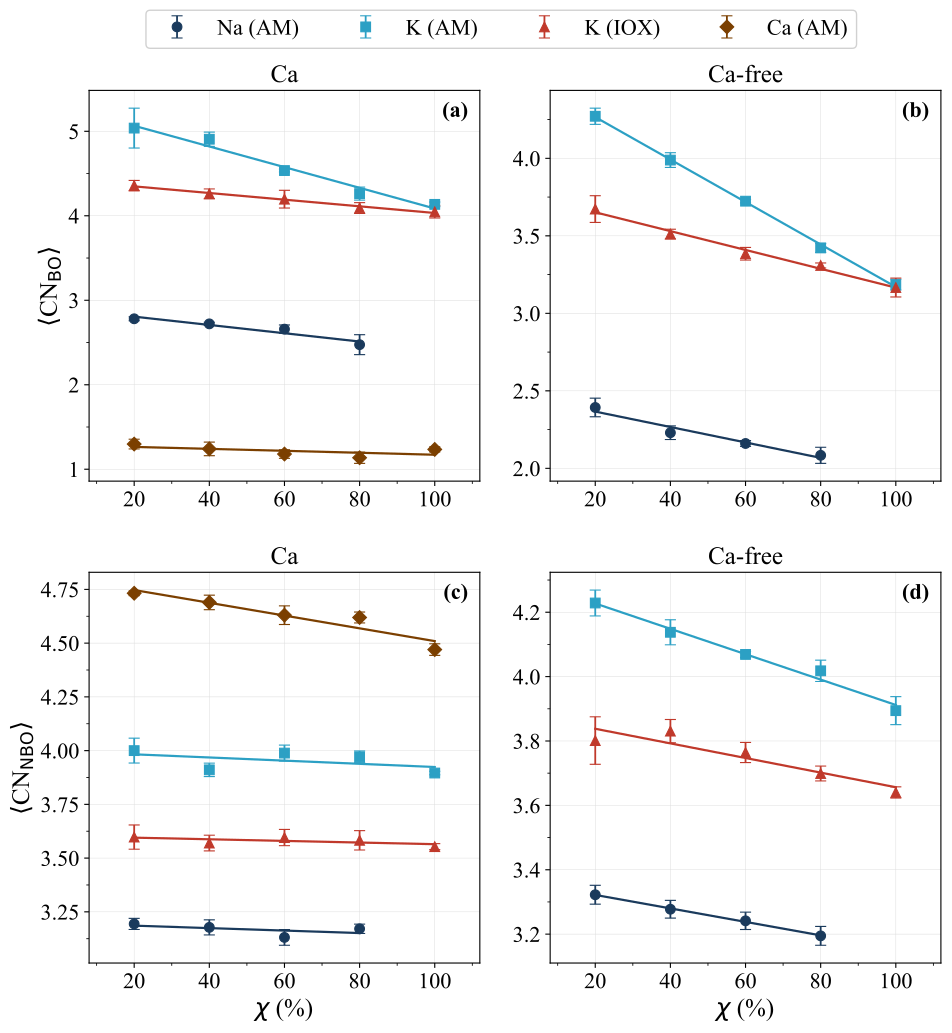

Reproduce this figure in Python.
"""
fig_bo_nbo_av_vs_chi.py
<CN_BO> y <CN_NBO> vs chi promediados sobre las 3 replicas, con barra de error entre replicas.

Para cada chi, serie y replica (r=1,2,3) se calcula la media de CN_BO (o CN_NBO) sobre todos los
cationes de esa replica. Punto = media de las 3 medias; barra de error = desviacion estandar
muestral (n-1) entre replicas. Linea = ajuste lineal sobre las medias.

Una sola figura 2x2: filas = CN_BO | CN_NBO, columnas = 10CaO | Ca-free. Paneles 2:1.

Clasificacion de oxigenos (r_cut Si-O = 2.0 A): BO = 2 vecinos Si, NBO = 1 vecino Si.
Radios de corte: Na-O 3.21, K-O 3.77 (AM) / 3.49 (IEX1), Ca-O 3.20 A.
Atom types: Si=1, O=2, Ca=3, Na=4, K=5
"""

import numpy as np
import matplotlib.pyplot as plt
import matplotlib.ticker as ticker
from pathlib import Path
from scipy.spatial import cKDTree

HERE = Path(__file__).parent
BASE = HERE.parent.parent

CAO_AM_DIR    = BASE / "75SiO2_15-xNa2O_xK2O_10CaO" / "STAGE1_MELTQUENCH" / "data" / "asmelted_723K"
CAO_IEX1_DIR  = BASE / "75SiO2_15-xNa2O_xK2O_10CaO" / "STAGE3_IEX_PROTO1" / "data" / "iox1_723K"
NOCA_AM_DIR   = BASE / "75SiO2_25-xNa2O_xK2O"        / "STAGE1_MELTQUENCH" / "data" / "asmelted_723K"
NOCA_IEX1_DIR = BASE / "75SiO2_25-xNa2O_xK2O"        / "STAGE3_IEX_PROTO1" / "data" / "iox1_723K"

RCUT_SIO = 2.00
RCUT_NA  = 3.21
RCUT_K   = 3.77
RCUT_IEX = (RCUT_NA + RCUT_K) / 2.0
RCUT_CA  = 3.20
TYPE_SI, TYPE_O, TYPE_CA, TYPE_NA, TYPE_K = 1, 2, 3, 4, 5
REPLICAS = (1, 2, 3)

XX_CONFIG = {
    20:  (3,  3,  3,  5,  5,  5),
    40:  (6,  6,  6,  10, 10, 10),
    60:  (9,  9,  9,  15, 15, 15),
    80:  (12, 12, 12, 20, 20, 20),
    100: (0,  15, 15, 0,  25, 25),
}
CHI = np.array(sorted(XX_CONFIG), dtype=float)


def read_data(path):
    box, lo = np.zeros(3), np.zeros(3)
    atoms, section = [], None
    with open(path) as fh:
        for line in fh:
            s = line.strip()
            if not s:
                continue
            if "xlo xhi" in s:
                lo[0], hi = float(s.split()[0]), float(s.split()[1])
                box[0] = hi - lo[0]
                continue
            elif "ylo yhi" in s:
                lo[1], hi = float(s.split()[0]), float(s.split()[1])
                box[1] = hi - lo[1]
                continue
            elif "zlo zhi" in s:
                lo[2], hi = float(s.split()[0]), float(s.split()[1])
                box[2] = hi - lo[2]
                continue
            if s[0].isalpha():
                section = "atoms" if s.startswith("Atoms") else None
                continue
            if section == "atoms":
                p = s.split()
                atoms.append((int(p[1]), float(p[3]), float(p[4]), float(p[5])))
    atoms = np.array(atoms)
    return atoms[:, 1:4] - lo, atoms[:, 0].astype(int), box


def replica_means(path, center_type, rcut):
    """(<CN_BO>, <CN_NBO>) de los cationes center_type en un archivo de datos."""
    pos, types, box = read_data(path)
    pos = np.mod(pos, box)
    o_pos = pos[types == TYPE_O]
    si_tree = cKDTree(pos[types == TYPE_SI], boxsize=box)
    n_si = si_tree.query_ball_point(o_pos, RCUT_SIO, return_length=True)
    bo_tree = cKDTree(o_pos[n_si == 2], boxsize=box)
    nbo_tree = cKDTree(o_pos[n_si == 1], boxsize=box)
    cat = pos[types == center_type]
    cn_bo = bo_tree.query_ball_point(cat, rcut, return_length=True)
    cn_nbo = nbo_tree.query_ball_point(cat, rcut, return_length=True)
    return float(np.mean(cn_bo)), float(np.mean(cn_nbo))


def series_stats(dirpath, name_pat, x, center_type, rcut):
    vals = np.array([replica_means(dirpath / name_pat.format(x=x, r=r), center_type, rcut) for r in REPLICAS])
    return vals.mean(axis=0), vals.std(axis=0, ddof=1)   # arrays (BO, NBO)


AM_PAT = "AsMelted_723K_x{x}_r{r}_PMMCS_rc8p0.data"
IEX_PAT = "IOX1_723K_xt{x}_r{r}_PMMCS_rc8p0.data"

# stats[sys][key] = (mean_bo[chi], sd_bo[chi], mean_nbo[chi], sd_nbo[chi])
KEYS = {"cao": ("na", "ka", "ki", "ca"), "noca": ("na", "ka", "ki")}
stats = {s: {k: np.full((4, len(CHI)), np.nan) for k in KEYS[s]} for s in KEYS}

for ix, (XX, (xna_c, xka_c, xt_c, xna_n, xka_n, xt_n)) in enumerate(sorted(XX_CONFIG.items())):
    print(f"XX={XX}%...")
    jobs = {
        ("cao", "na"):   (CAO_AM_DIR,   AM_PAT,  xna_c, TYPE_NA, RCUT_NA),
        ("cao", "ka"):   (CAO_AM_DIR,   AM_PAT,  xka_c, TYPE_K,  RCUT_K),
        ("cao", "ki"):   (CAO_IEX1_DIR, IEX_PAT, xt_c,  TYPE_K,  RCUT_IEX),
        ("cao", "ca"):   (CAO_AM_DIR,   AM_PAT,  xka_c, TYPE_CA, RCUT_CA),
        ("noca", "na"):  (NOCA_AM_DIR,   AM_PAT,  xna_n, TYPE_NA, RCUT_NA),
        ("noca", "ka"):  (NOCA_AM_DIR,   AM_PAT,  xka_n, TYPE_K,  RCUT_K),
        ("noca", "ki"):  (NOCA_IEX1_DIR, IEX_PAT, xt_n,  TYPE_K,  RCUT_IEX),
    }
    for (sys_, key), (d, pat, x, ctype, rcut) in jobs.items():
        m, s = series_stats(d, pat, x, ctype, rcut)
        stats[sys_][key][:, ix] = (m[0], s[0], m[1], s[1])

# En chi=100 no hay Na: XX_CONFIG usa x=0 como relleno -> no es un dato de chi=100
for _s in KEYS:
    stats[_s]['na'][:, -1] = np.nan

import sys
sys.path.insert(0, str(HERE.parent))
from paper_style import BOX, FS_LABEL, FS_TEXT, apply_rcparams, make_fig, panel_letter, relabel
apply_rcparams()

SERIES = {
    "na": ("#1a3a5c", "o", relabel("Na (As-Melted)")),
    "ka": ("#2ca0c4", "s", relabel("K (As-Melted)")),
    "ki": ("#c0392b", "^", relabel("K (Ion-Exchanged)")),
    "ca": ("#7b3f00", "D", relabel("Ca (As-Melted)")),
}

fig, axes = make_fig(2, 2)
letters = {(0, 0): "(a)", (0, 1): "(b)", (1, 0): "(c)", (1, 1): "(d)"}
ylabels = {0: r"$\langle$CN$_\mathrm{BO}\rangle$", 1: r"$\langle$CN$_\mathrm{NBO}\rangle$"}
handles = None

for row in (0, 1):
    for col, (sys_, title) in enumerate((("cao", "10CaO"), ("noca", "Ca-free"))):
        ax = axes[row, col]
        title = relabel(title)
        for key in KEYS[sys_]:
            color, marker, label = SERIES[key]
            m = stats[sys_][key][2 * row]
            e = stats[sys_][key][2 * row + 1]
            ok = ~np.isnan(m)
            ax.errorbar(CHI[ok], m[ok], yerr=e[ok], color=color, marker=marker, ls="none", ms=7, mew=0.8,
                        capsize=4, elinewidth=1.3, label=label, zorder=3)
            slope, icpt = np.polyfit(CHI[ok], m[ok], 1)
            xf = np.linspace(CHI[ok].min(), CHI[ok].max(), 200)
            ax.plot(xf, slope * xf + icpt, color=color, lw=1.6, label="_nolegend_", zorder=2)
        ax.set_xlim(8, 112)
        ax.xaxis.set_major_locator(ticker.MultipleLocator(20))
        ax.xaxis.set_minor_locator(ticker.AutoMinorLocator(2))
        ax.yaxis.set_minor_locator(ticker.AutoMinorLocator(2))
        ax.tick_params(labelsize=FS_TEXT, which="both")
        ax.grid(lw=0.35, color="#dddddd", zorder=0)
        for sp in ax.spines.values():
            sp.set_visible(True)
            sp.set_linewidth(0.8)
        if row == 1:
            ax.set_xlabel(r"$\chi$ (%)", fontsize=FS_LABEL)
        if col == 0:
            ax.set_ylabel(ylabels[row], fontsize=FS_LABEL)
        ax.set_title(title, fontsize=FS_LABEL)
        panel_letter(ax, letters[(row, col)], x=0.97, y=0.97, ha="right")
        if row == 0 and col == 0:
            handles = ax.get_legend_handles_labels()

fig.legend(*handles, loc="upper center", bbox_to_anchor=(0.5, 0.995), ncol=4, fontsize=FS_TEXT,
           frameon=True, framealpha=0.9, edgecolor="#cccccc")
fig.subplots_adjust(top=0.92, wspace=0.18, hspace=0.18)

out = HERE / "fig_bo_nbo_av_vs_chi.pdf"
fig.savefig(out, dpi=300, bbox_inches="tight")
fig.savefig(out.with_suffix(".png"), dpi=150, bbox_inches="tight")
print(f"Guardado: {out.name}")

for sys_ in KEYS:
    for key in KEYS[sys_]:
        a = stats[sys_][key]
        print(f"{sys_:4s} {key} BO :", " ".join(f"{m:.2f}±{s:.2f}" for m, s in zip(a[0], a[1])))
        print(f"{sys_:4s} {key} NBO:", " ".join(f"{m:.2f}±{s:.2f}" for m, s in zip(a[2], a[3])))
